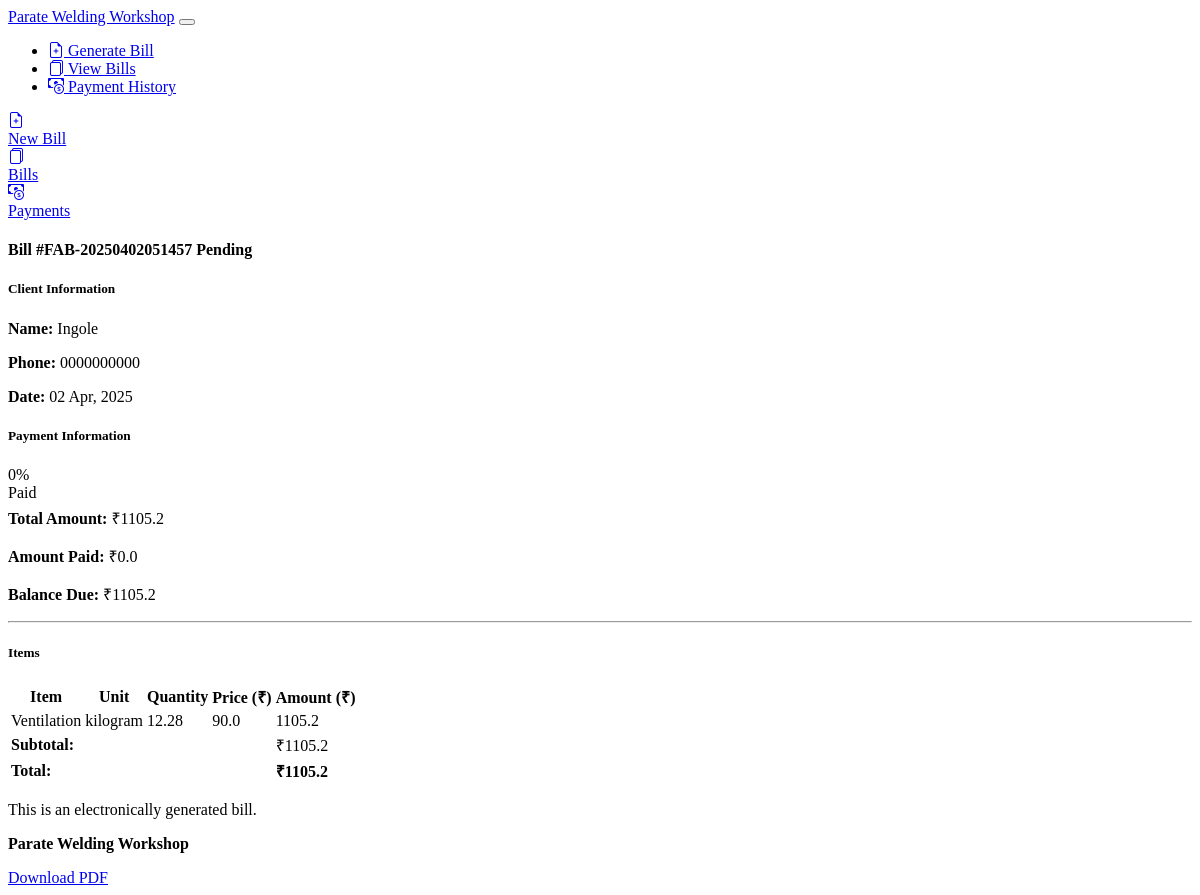
The app's page /view_bill/16, older data.
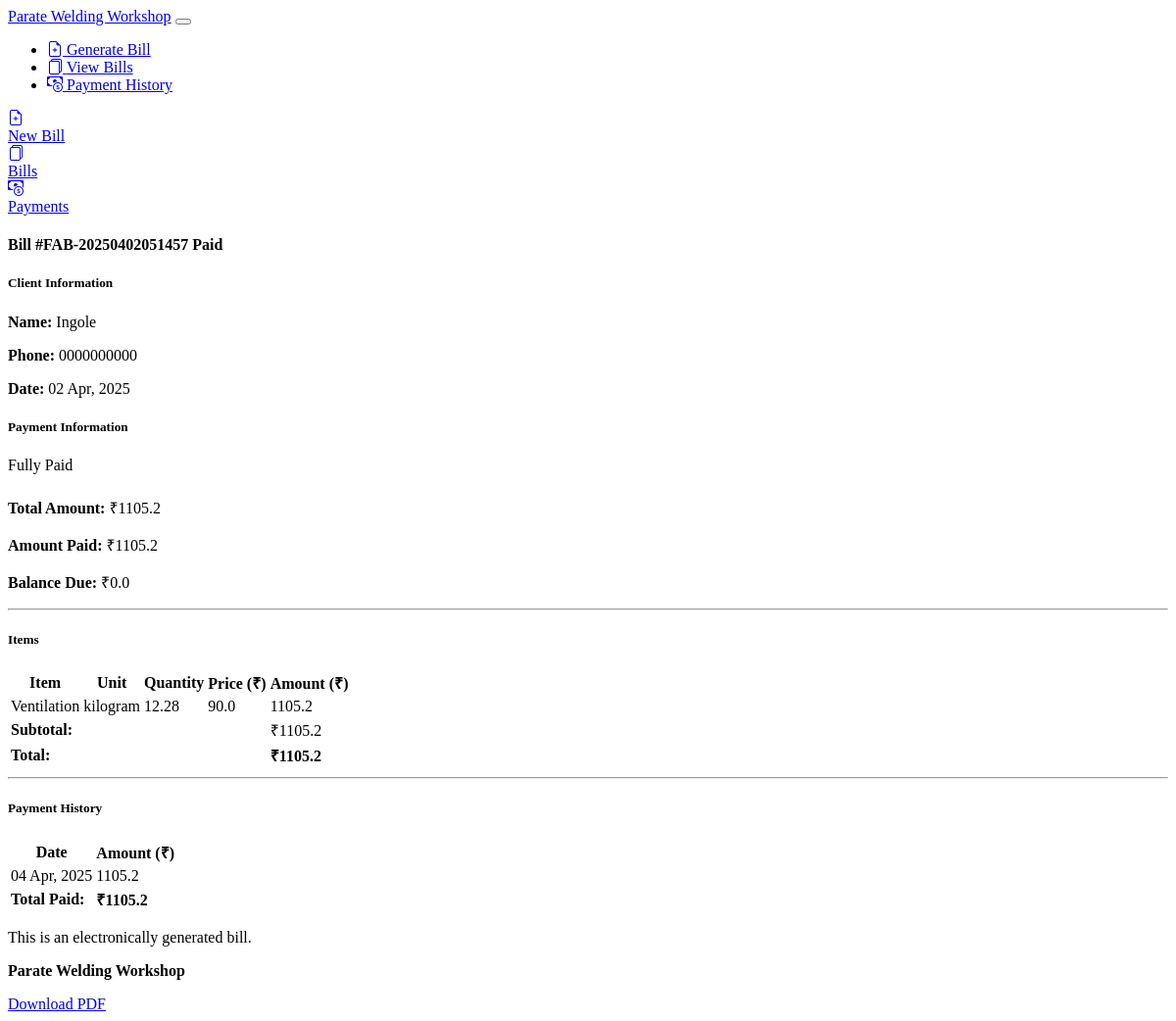
The same page, newer data.
### models.py (models this page shows)
class Bill(db.Model):
    id = db.Column(db.Integer, primary_key=True)
    bill_number = db.Column(db.String(20), unique=True, nullable=False)
    client_name = db.Column(db.String(100), nullable=False)
    phone_number = db.Column(db.String(20), nullable=False)
    date = db.Column(db.DateTime, default=datetime.utcnow)
    items = db.Column(db.JSON, nullable=False)
    subtotal = db.Column(db.Float, nullable=False)
    total = db.Column(db.Float, nullable=False)
    pdf_path = db.Column(db.String(200), nullable=False)
    amount_paid = db.Column(db.Float, default=0.0)
    payment_status = db.Column(db.String(20), default='pending')  # pending, partial, paid

class PaymentHistory(db.Model):
    id = db.Column(db.Integer, primary_key=True)
    bill_id = db.Column(db.Integer, db.ForeignKey('bill.id', ondelete='SET NULL'), nullable=True)
    bill_number = db.Column(db.String(20), nullable=False)
    client_name = db.Column(db.String(100), nullable=False)
    payment_date = db.Column(db.DateTime, default=datetime.utcnow)
    amount = db.Column(db.Float, nullable=False)
    deleted = db.Column(db.Boolean, default=False)  # To mark records as deleted without actually removing them

### routes.py (the view)
@app.route('/view_bill/<int:bill_id>')
def view_bill(bill_id):
    try:
        bill = Bill.query.get_or_404(bill_id)
        from models import PaymentHistory
        payment_records = PaymentHistory.query.filter(
            (PaymentHistory.bill_id == bill.id) |
            ((PaymentHistory.bill_id == None) & (PaymentHistory.bill_number == bill.bill_number))
        ).filter_by(deleted=False).order_by(PaymentHistory.payment_date).all()
        return render_template('view_bill.html', bill=bill, payment_records=payment_records)
    except Exception as e:
        app.logger.error(f"Error viewing bill via QR code: {str(e)}")
        return render_template('error.html', message="Could not load the requested bill.")

### templates/view_bill.html (shortened to what this page needs)
{% extends 'layout.html' %}
{% block content %}
<div class="container mt-4">
    <div class="row mb-4">
        <div class="col-12">
            <div class="card border-primary">
                <div class="card-header bg-primary text-white">
                    <h4 class="mb-0">
                        Bill #{{ bill.bill_number }}
                        {% if bill.payment_status == 'paid' %}
                            <span class="badge bg-success float-end">Paid</span>
                        {% elif bill.payment_status == 'partial' %}
                            <span class="badge bg-warning float-end">Partially Paid</span>
                        {% else %}
                            <span class="badge bg-danger float-end">Pending</span>
                        {% endif %}
                    </h4>
                </div>
                <div class="card-body">
                    <div class="row">
                        <div class="col-md-6">
                            <h5>Client Information</h5>
                            <p><strong>Name:</strong> {{ bill.client_name }}</p>
                            <p><strong>Phone:</strong> {{ bill.phone_number }}</p>
                            <p><strong>Date:</strong> {{ bill.date.strftime('%d %b, %Y') }}</p>
                        </div>
                        <div class="col-md-6">
                            <h5>Payment Information</h5>
                            <div class="mb-2">
                                {% set percentage = (bill.amount_paid / bill.total * 100) | round | int %}
                                <div class="progress" style="height: 25px;">
                                    {% if bill.payment_status == 'paid' %}
                                        <div class="progress-bar bg-success" role="progressbar" style="width: 100%;" aria-valuenow="100" aria-valuemin="0" aria-valuemax="100">
                                            Fully Paid
                                        </div>
                                    {% elif bill.payment_status == 'partial' %}
                                        <div class="progress-bar bg-warning" role="progressbar" style="width: {{ percentage }}%;" aria-valuenow="{{ percentage }}" aria-valuemin="0" aria-valuemax="100">
                                            {{ percentage }}% Paid
                                        </div>
                                    {% else %}
                                        <div class="progress-bar bg-danger" role="progressbar" style="width: 0%;" aria-valuenow="0" aria-valuemin="0" aria-valuemax="100">
                                            0% Paid
                                        </div>
                                    {% endif %}
                                </div>
                            </div>
                            <p><strong>Total Amount:</strong> ₹{{ bill.total | round(2) }}</p>
                            <p><strong>Amount Paid:</strong> ₹{{ bill.amount_paid | round(2) }}</p>
                            <p><strong>Balance Due:</strong> ₹{{ (bill.total - bill.amount_paid) | round(2) }}</p>
                        </div>
                    </div>
                    <hr>
                    <h5>Items</h5>
                    <div class="table-responsive">
                        <table class="table table-striped">
                            <thead class="table-dark">
                                <tr>
                                    <th>Item</th>
                                    <th>Unit</th>
                                    <th>Quantity</th>
                                    <th>Price (₹)</th>
                                    <th>Amount (₹)</th>
                                </tr>
                            </thead>
                            <tbody>
                                {% for item in bill.items %}
                                <tr>
                                    <td>{{ item.name }}</td>
                                    <td>{{ item.unit }}</td>
                                    <td>{{ item.quantity }}</td>
                                    <td>{{ item.price | round(2) }}</td>
                                    <td>{{ item.amount | round(2) }}</td>
                                </tr>
                                {% endfor %}
                            </tbody>
                            <tfoot>
                                <tr class="table-secondary">
                                    <td colspan="4" class="text-end"><strong>Subtotal:</strong></td>
                                    <td>₹{{ bill.subtotal | round(2) }}</td>
                                </tr>
                                <tr class="table-dark">
                                    <td colspan="4" class="text-end"><strong>Total:</strong></td>
                                    <td><strong>₹{{ bill.total | round(2) }}</strong></td>
                                </tr>
                            </tfoot>
                        </table>
                    </div>
                    {% if payment_records %}
                    <hr>
                    <h5>Payment History</h5>
                    <div class="table-responsive">
                        <table class="table table-sm table-striped">
                            <thead class="table-primary">
                                <tr>
                                    <th>Date</th>
                                    <th>Amount (₹)</th>
                                </tr>
                            </thead>
                            <tbody>
                                {% for record in payment_records %}
                                <tr>
                                    <td>{{ record.payment_date.strftime('%d %b, %Y') }}</td>
                                    <td>{{ record.amount | round(2) }}</td>
                                </tr>
                                {% endfor %}
                            </tbody>
                            <tfoot>
                                <tr class="table-info">
                                    <td><strong>Total Paid:</strong></td>
                                    <td><strong>₹{{ bill.amount_paid | round(2) }}</strong></td>
                                </tr>
                            </tfoot>
                        </table>
                    </div>
                    {% endif %}
                </div>
                <div class="card-footer text-muted">
                    <div class="text-center">
                        <p class="mb-1">This is an electronically generated bill.</p>
                        <p class="mb-0"><strong>Parate Welding Workshop</strong></p>
                    </div>
                </div>
            </div>
        </div>
    </div>
    <div class="row">
        <div class="col-12 text-center mb-4">
            <a href="{{ url_for('download_pdf', bill_id=bill.id) }}" class="btn btn-primary btn-lg">
                 Download PDF
            </a>
        </div>
    </div>
</div>
{% endblock %}

### templates/layout.html (shortened to what this page needs)
<!DOCTYPE html>
<html lang="en" data-bs-theme="dark">
<head>
    <link href="https://cdn.replit.com/agent/bootstrap-agent-dark-theme.min.css" rel="stylesheet">
    <link href="https://cdn.jsdelivr.net/npm/bootstrap-icons@1.10.0/font/bootstrap-icons.css" rel="stylesheet">
</head>
<body>
    <nav class="navbar navbar-expand-lg navbar-dark bg-dark mb-4">
        <div class="container">
            <a class="navbar-brand" href="/">Parate Welding Workshop</a>
            <button class="navbar-toggler" type="button" data-bs-toggle="collapse" data-bs-target="#navbarNav">
            </button>
            <div class="collapse navbar-collapse" id="navbarNav">
                <ul class="navbar-nav me-auto">
                    <li class="nav-item">
                        <a class="nav-link" href="{{ url_for('index') }}">
                            <i class="bi bi-file-earmark-plus me-1"></i> Generate Bill
                        </a>
                    </li>
                    <li class="nav-item">
                        <a class="nav-link" href="{{ url_for('bills') }}">
                            <i class="bi bi-files me-1"></i> View Bills
                        </a>
                    </li>
                    <li class="nav-item">
                        <a class="nav-link" href="{{ url_for('payment_history') }}">
                            <i class="bi bi-cash-coin me-1"></i> Payment History
                        </a>
                    </li>
                </ul>
            </div>
        </div>
    </nav>
    <div class="d-md-none bottom-nav">
        <div class="container">
            <div class="row text-center">
                <div class="col-4">
                    <a href="{{ url_for('index') }}" class="text-decoration-none text-light">
                        <div><i class="bi bi-file-earmark-plus"></i></div>
                        <div class="small">New Bill</div>
                    </a>
                </div>
                <div class="col-4">
                    <a href="{{ url_for('bills') }}" class="text-decoration-none text-light">
                        <div><i class="bi bi-files"></i></div>
                        <div class="small">Bills</div>
                    </a>
                </div>
                <div class="col-4">
                    <a href="{{ url_for('payment_history') }}" class="text-decoration-none text-light">
                        <div><i class="bi bi-cash-coin"></i></div>
                        <div class="small">Payments</div>
                    </a>
                </div>
            </div>
        </div>
    </div>
    <div class="container mb-4">
        {% block content %}{% endblock %}
    </div>
</body>
</html>

Row changes from the older to the newer data that the page shows:
changed Bill "FAB-20250402051457": payment_status "pending" → "paid" (drawn); amount_paid "0.0" → "1105.2"; (bill.total-bill.amount_paid)|round(2) "1105.2" → "0.0"; amount_paid (not shown) → "1105.2"
added PaymentHistory: payment_date "04 Apr, 2025", amount "1105.2"
Text that changed along with them:
text no longer shown: "Pending 0% Paid"
text now shown: "Paid Fully Paid Payment History Date Amount (₹) Total Paid: ₹"
